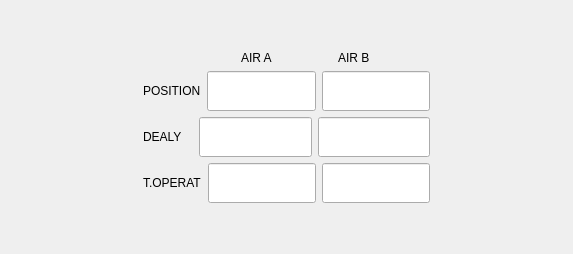
                  <widget class="QWidget" name="tab_22">
                   <attribute name="title">
                    <string>Air</string>
                   </attribute>
                   <layout class="QVBoxLayout" name="verticalLayout_42">
                    <item>
                     <spacer name="verticalSpacer_26">
                      <property name="orientation">
                       <enum>Qt::Vertical</enum>
                      </property>
                      <property name="sizeHint" stdset="0">
                       <size>
                        <width>20</width>
                        <height>40</height>
                       </size>
                      </property>
                     </spacer>
                    </item>
                    <item>
                     <layout class="QHBoxLayout" name="horizontalLayout_78">
                      <item>
                       <layout class="QHBoxLayout" name="horizontalLayout_84">
                        <item>
                         <widget class="QLabel" name="label_82">
                          <property name="minimumSize">
                           <size>
                            <width>50</width>
                            <height>0</height>
                           </size>
                          </property>
                          <property name="text">
                           <string/>
                          </property>
                         </widget>
                        </item>
                        <item>
                         <widget class="QLabel" name="label_84">
                          <property name="minimumSize">
                           <size>
                            <width>70</width>
                            <height>0</height>
                           </size>
                          </property>
                          <property name="text">
                           <string/>
                          </property>
                         </widget>
                        </item>
                       </layout>
                      </item>
                      <item>
                       <layout class="QVBoxLayout" name="verticalLayout_41">
                        <item>
                         <layout class="QHBoxLayout" name="horizontalLayout_79">
                          <item>
                           <widget class="QLabel" name="label_73">
                            <property name="minimumSize">
                             <size>
                              <width>50</width>
                              <height>0</height>
                             </size>
                            </property>
                            <property name="text">
                             <string/>
                            </property>
                           </widget>
                          </item>
                          <item>
                           <widget class="QLabel" name="label_77">
                            <property name="minimumSize">
                             <size>
                              <width>70</width>
                              <height>0</height>
                             </size>
                            </property>
                            <property name="text">
                             <string>AIR A</string>
                            </property>
                           </widget>
                          </item>
                          <item>
                           <widget class="QLabel" name="label_78">
                            <property name="minimumSize">
                             <size>
                              <width>70</width>
                              <height>0</height>
                             </size>
                            </property>
                            <property name="text">
                             <string>AIR B</string>
                            </property>
                           </widget>
                          </item>
                         </layout>
                        </item>
                        <item>
                         <layout class="QHBoxLayout" name="horizontalLayout_80">
                          <item>
                           <widget class="QLabel" name="label_74">
                            <property name="minimumSize">
                             <size>
                              <width>50</width>
                              <height>0</height>
                             </size>
                            </property>
                            <property name="text">
                             <string>POSITION</string>
                            </property>
                           </widget>
                          </item>
                          <item>
                           <widget class="QLineEdit" name="lineEdit_244">
                            <property name="minimumSize">
                             <size>
                              <width>40</width>
                              <height>40</height>
                             </size>
                            </property>
                            <property name="alignment">
                             <set>Qt::AlignCenter</set>
                            </property>
                            <property name="placeholderText">
                             <string/>
                            </property>
                           </widget>
                          </item>
                          <item>
                           <widget class="QLineEdit" name="lineEdit_245">
                            <property name="minimumSize">
                             <size>
                              <width>40</width>
                              <height>40</height>
                             </size>
                            </property>
                            <property name="alignment">
                             <set>Qt::AlignCenter</set>
                            </property>
                            <property name="placeholderText">
                             <string/>
                            </property>
                           </widget>
                          </item>
                         </layout>
                        </item>
                        <item>
                         <layout class="QHBoxLayout" name="horizontalLayout_81">
                          <item>
                           <widget class="QLabel" name="label_75">
                            <property name="minimumSize">
                             <size>
                              <width>50</width>
                              <height>0</height>
                             </size>
                            </property>
                            <property name="text">
                             <string>DEALY</string>
                            </property>
                           </widget>
                          </item>
                          <item>
                           <widget class="QLineEdit" name="lineEdit_246">
                            <property name="minimumSize">
                             <size>
                              <width>40</width>
                              <height>40</height>
                             </size>
                            </property>
                            <property name="alignment">
                             <set>Qt::AlignCenter</set>
                            </property>
                            <property name="placeholderText">
                             <string/>
                            </property>
                           </widget>
                          </item>
                          <item>
                           <widget class="QLineEdit" name="lineEdit_247">
                            <property name="minimumSize">
                             <size>
                              <width>40</width>
                              <height>40</height>
                             </size>
                            </property>
                            <property name="alignment">
                             <set>Qt::AlignCenter</set>
                            </property>
                            <property name="placeholderText">
                             <string/>
                            </property>
                           </widget>
                          </item>
                         </layout>
                        </item>
                        <item>
                         <layout class="QHBoxLayout" name="horizontalLayout_82">
                          <item>
                           <widget class="QLabel" name="label_76">
                            <property name="minimumSize">
                             <size>
                              <width>50</width>
                              <height>0</height>
                             </size>
                            </property>
                            <property name="text">
                             <string>T.OPERAT</string>
                            </property>
                           </widget>
                          </item>
                          <item>
                           <widget class="QLineEdit" name="lineEdit_248">
                            <property name="minimumSize">
                             <size>
                              <width>40</width>
                              <height>40</height>
                             </size>
                            </property>
                            <property name="alignment">
                             <set>Qt::AlignCenter</set>
                            </property>
                            <property name="placeholderText">
                             <string/>
                            </property>
                           </widget>
                          </item>
                          <item>
                           <widget class="QLineEdit" name="lineEdit_249">
                            <property name="minimumSize">
                             <size>
                              <width>40</width>
                              <height>40</height>
                             </size>
                            </property>
                            <property name="alignment">
                             <set>Qt::AlignCenter</set>
                            </property>
                            <property name="placeholderText">
                             <string/>
                            </property>
                           </widget>
                          </item>
                         </layout>
                        </item>
                       </layout>
                      </item>
                      <item>
                       <layout class="QHBoxLayout" name="horizontalLayout_83">
                        <item>
                         <widget class="QLabel" name="label_79">
                          <property name="minimumSize">
                           <size>
                            <width>50</width>
                            <height>0</height>
                           </size>
                          </property>
                          <property name="text">
                           <string/>
                          </property>
                         </widget>
                        </item>
                        <item>
                         <widget class="QLabel" name="label_81">
                          <property name="minimumSize">
                           <size>
                            <width>70</width>
                            <height>0</height>
                           </size>
                          </property>
                          <property name="text">
                           <string/>
                          </property>
                         </widget>
                        </item>
                       </layout>
                      </item>
                     </layout>
                    </item>
                    <item>
                     <spacer name="verticalSpacer_27">
                      <property name="orientation">
                       <enum>Qt::Vertical</enum>
                      </property>
                      <property name="sizeHint" stdset="0">
                       <size>
                        <width>20</width>
                        <height>40</height>
                       </size>
                      </property>
                     </spacer>
                    </item>
                   </layout>
                  </widget>
